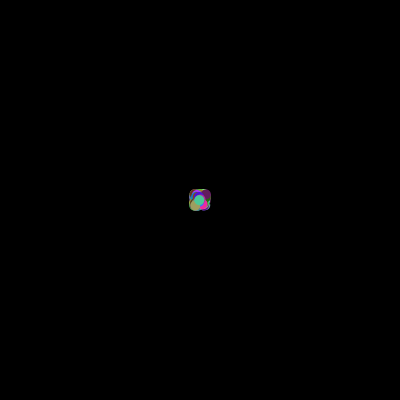
Frame 1 (no input)
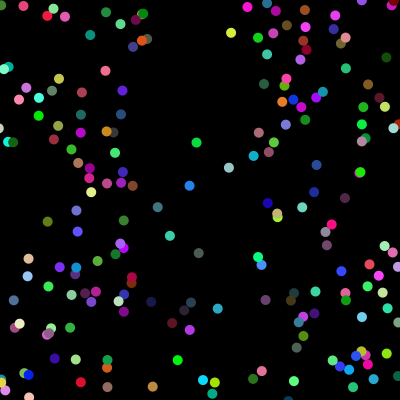
Frame 60 (the mouse pressed at the canvas centre just before this capture)
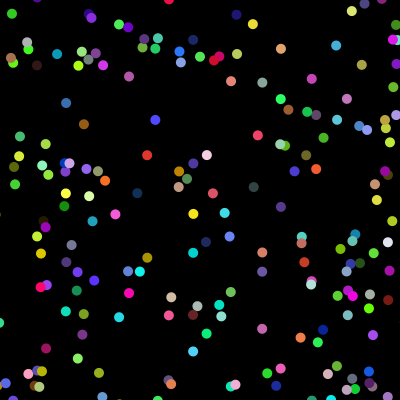
Frame 120 (the mouse held since frame 60 and released just before this capture)

The Processing sketch that drew these frames (run headless with seeded random() and noise(); from frame 60 on, the mouse is pressed at the canvas centre):

// Processing sketch: processing_159335
// ── processing_159335.pde

Circle[] circle = new Circle[200];
int Data = 200;
 
void setup(){
  size(400,400);
  for(int i = 0;i<Data;i++){
    float x = 200;  //onde começa via X
    float y = 200;  //onde começa via Y
    float xspeed = random(-6,6); //modificador de velocidade em X
    float yspeed = random(-6,6); //modificador de velocidade em Y
    circle[i] = new Circle(x,y,xspeed,yspeed);
  }
}
 
void draw(){
  background(0);
  for(int i = 0; i<Data;i++){
    circle[i].move();
    circle[i].display();
  }
}
 
class Circle{
   
  float x,y;  //x and y-coordinate
  float xspeed,yspeed;  //x and y speed
   
  Circle(float tmpx, float tmpy, float tmpxspeed,float tmpyspeed){
    x = tmpx;  //initial position x
    y = tmpy;  //initial position y
    xspeed = tmpxspeed;  //x speed(0-10)
    yspeed = tmpyspeed;  //y speed(0-10)
  }
   
  void move(){
    if(x<0.0f || x>width)  xspeed *= -1.0f;  //reverse a direction
    if(y<0.0f || y>height) yspeed *= -1.0f;  //reverse a direction
     
    x += xspeed;  //x shift
    y += yspeed;  //y shift
  }
   
  void display(){
    noStroke();
    fill (random (255),random (255),random (255));
    ellipse(x,y,10,10);  //write circle at (x,y)
  }
   
}
